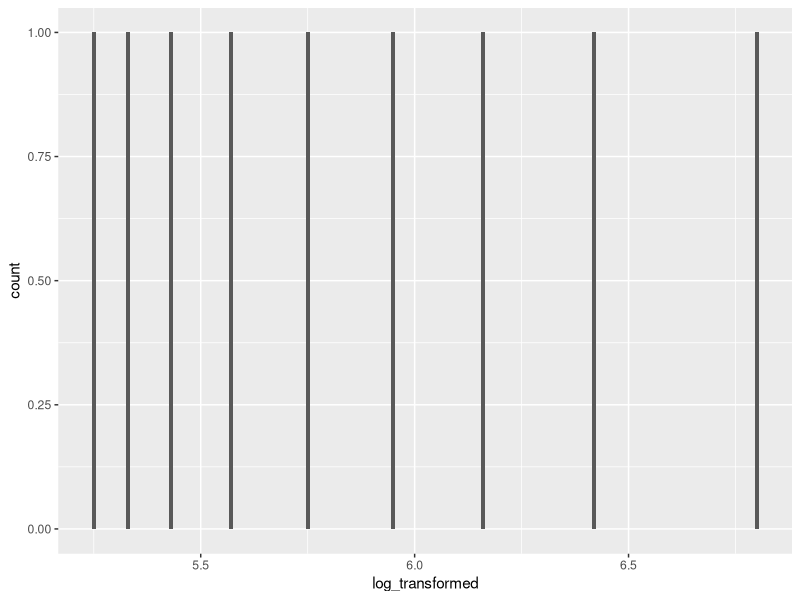

Write the R code that produced this figure.
# Goal: to determine the extent of the OR
#
# Experiment:
#   - determine the difference between log-transformed serum levels for
#     - a candidate at approx 25% percentile
#     - a candidate at approx 75% percentile
#  - determine the effect
#
#
oestradiol_levels <- tibble::tibble(
  pmol_per_liter = c(
    # 14588 Maximum
    896.25,
    615,
    474.3,
    382,
    313,
    261.9,
    228.1,
    205.9,
    190
    # 175 Minimum
  )
)
oestradiol_levels$log_transformed <- log(oestradiol_levels$pmol_per_liter)

ggplot2::ggplot(oestradiol_levels, ggplot2::aes(log_transformed)) +
  ggplot2::geom_histogram(binwidth = 0.01)

# There are 9 deciles, I will take the 3rd and 6th
delta_log_transformed <- oestradiol_levels$log_transformed[3] -
  oestradiol_levels$log_transformed[6]

# OR is express in 0.01 unit increase in log-transformed serum E2 levels (in pmol/L)
n_deltas <- delta_log_transformed / 0.01

# Values = the likelier you are to get [that phenotype]
# when changing
# from the 3rd to the 6th decile
testthat::expect_equal(1.10 ^ n_deltas, 287.22189)
testthat::expect_equal(1.09 ^ n_deltas, 166.983933)
testthat::expect_equal(1.02 ^ n_deltas, 3.2414898)
testthat::expect_equal(1.01 ^ n_deltas, 1.80566247)
